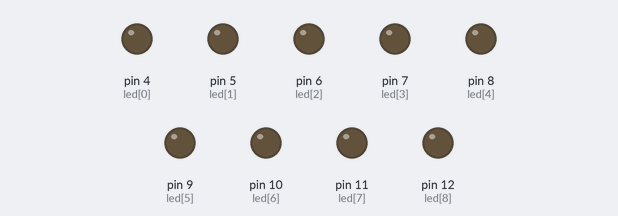
A sketch run on a simulated Arduino Uno, built with avr-gcc and run on an emulated ATmega328P. On the bench: output pins drawn as LEDs (lit = HIGH).

Above: at 0.2 s.
At 1.2 s:
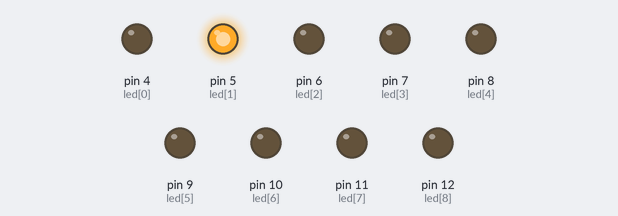
At 1.7 s:
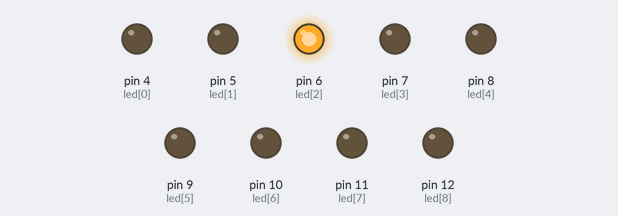
At 2.7 s:
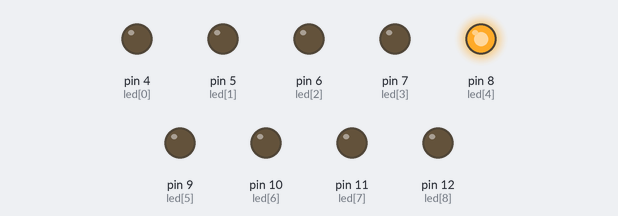
At 3.7 s:
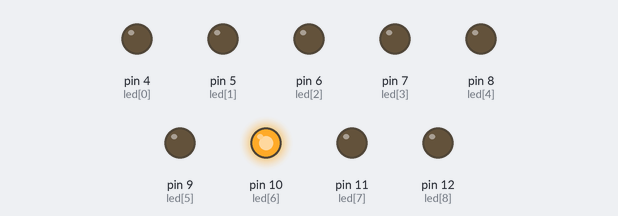
At 5.2 s:
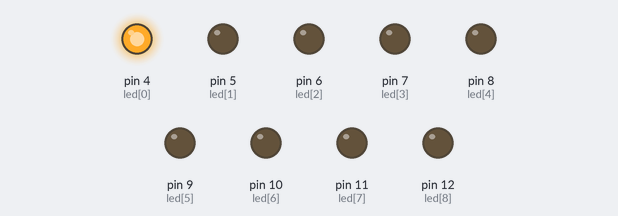
Timing chart, 0 to 5.9 s (numbered marks = the images above):
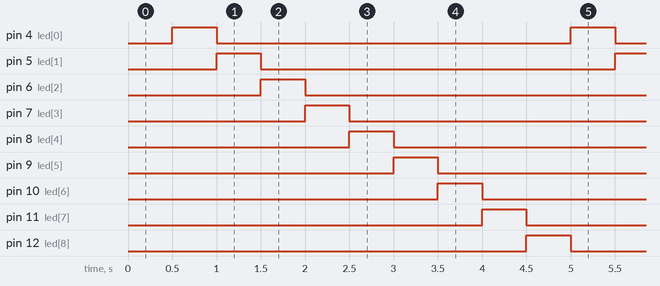

The sketch:

led_test.ino
```cpp
#include "VirtualWire.h"

int rx_pin = 2;

int led[9] = {4,5,6,7,8,9,10,11,12};
int step = 0;


void setup(){
  for (int i = 0; i<sizeof(led)/sizeof(led[0]); i++){
    pinMode(led[i], OUTPUT);
  }
}

void loop(){
  delay(500);
  for(int j = 0; j<sizeof(led)/sizeof(led[0]); j++){
    digitalWrite(led[j], LOW);
  }
  digitalWrite(led[step], HIGH);
  if(step == 8) {
    step = 0;
  } else {
    step += 1;
  }
}
```

Measured:
- by itself, pin 4 (led[0]), pin 5 (led[1]), pin 6 (led[2]), pin 7 (led[3]), pin 8 (led[4]), pin 9 (led[5]), pin 10 (led[6]), pin 11 (led[7]), pin 12 (led[8]): alternates HIGH for 0.50 s and LOW for 4.0 s
- by itself, everything shown: repeats every 4.5 s, in 9 steps
